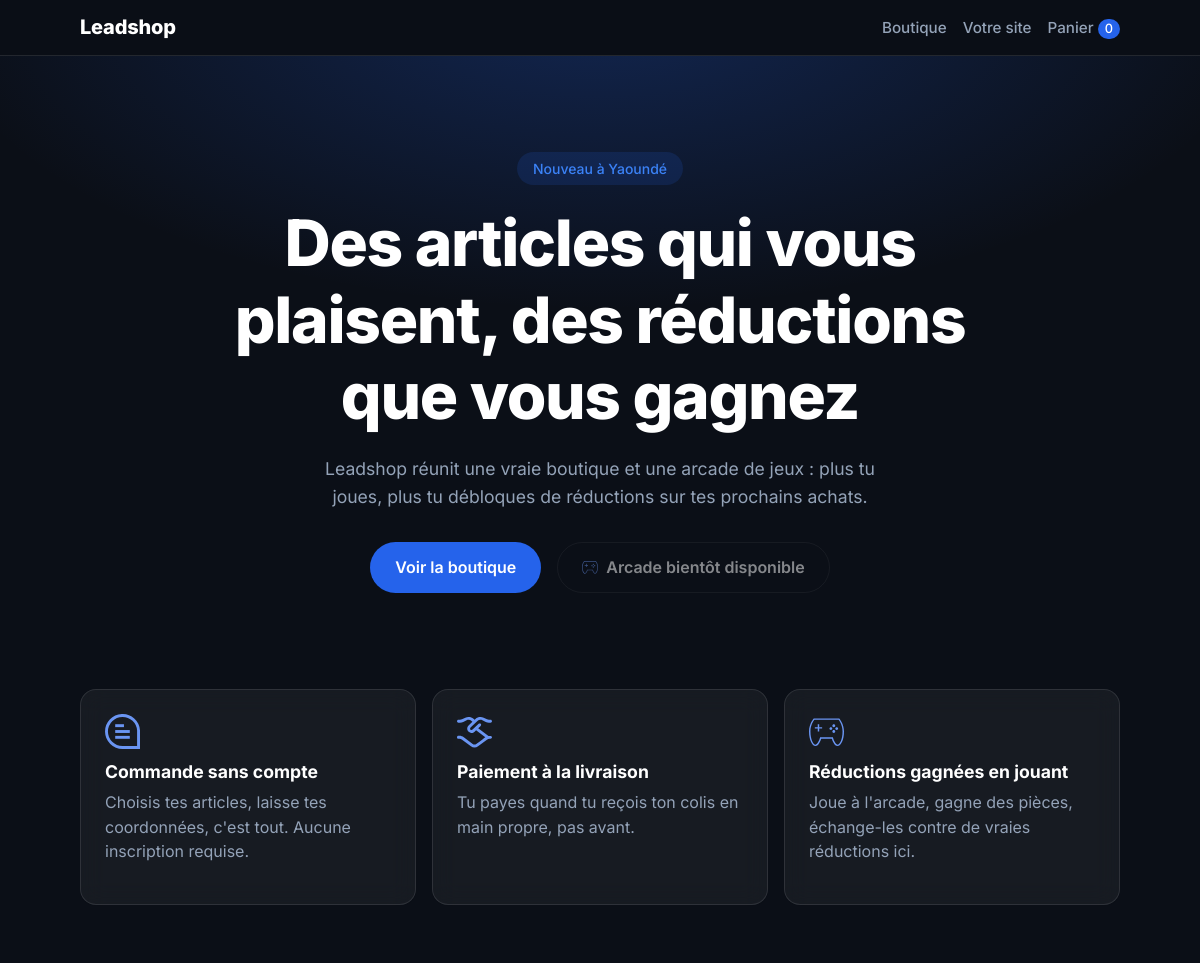
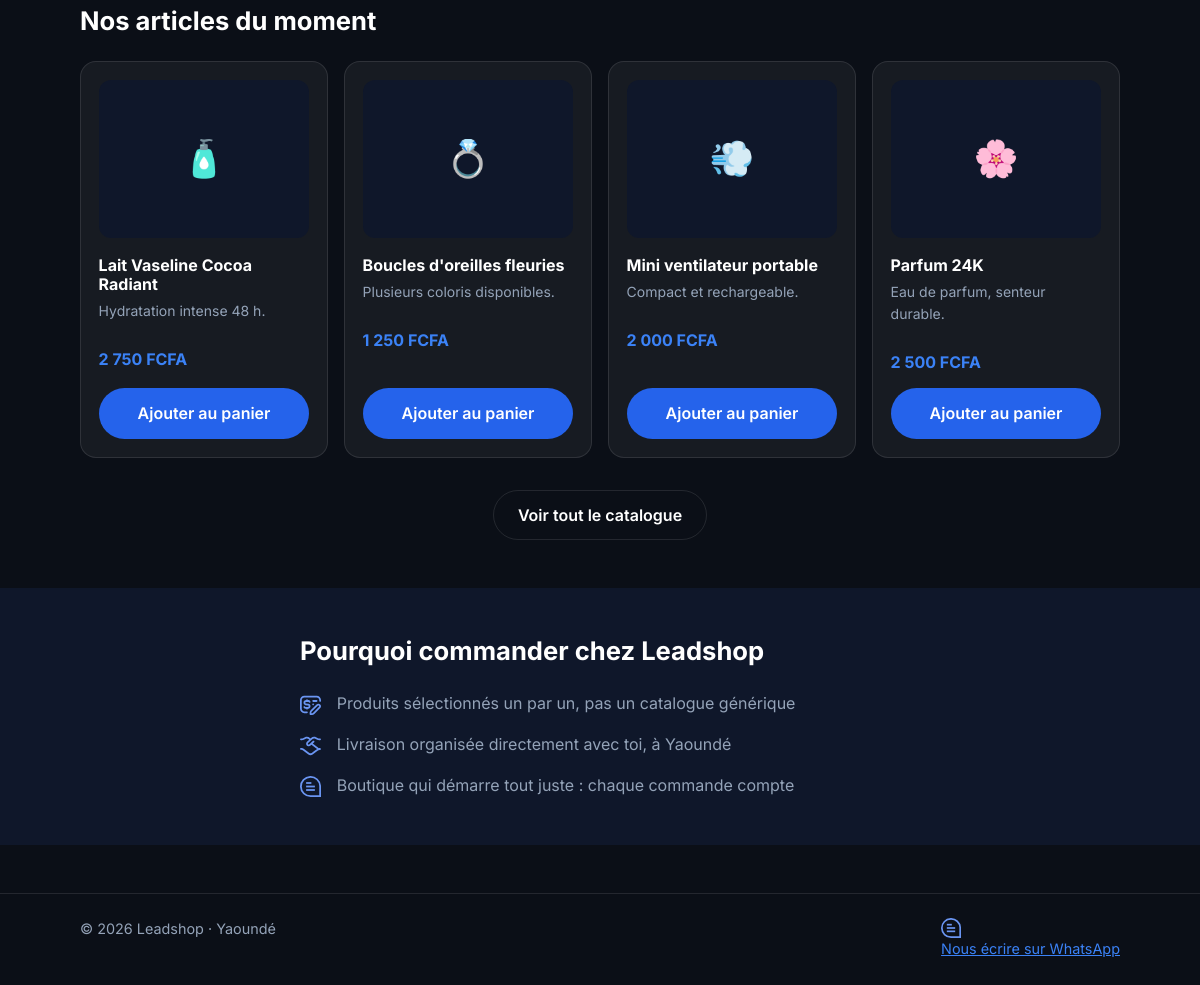
The page / on the database its author committed (2 pictures, top to bottom).
### tables this page shows
CREATE TABLE products (
    id          INT UNSIGNED NOT NULL AUTO_INCREMENT PRIMARY KEY,
    name        VARCHAR(255) NOT NULL,
    description TEXT NULL,
    price       INT UNSIGNED NOT NULL,
    category    VARCHAR(100) NULL,
    image_path  VARCHAR(255) NULL,
    is_active   TINYINT(1) NOT NULL DEFAULT 1,
    created_at  DATETIME NOT NULL DEFAULT CURRENT_TIMESTAMP,
    updated_at  DATETIME NOT NULL DEFAULT CURRENT_TIMESTAMP ON UPDATE CURRENT_TIMESTAMP
);

### includes/functions.php (called while the page is built, shortened)
<?php
require_once __DIR__ . '/../config/database.php';
function e($value): string
{
    return htmlspecialchars((string) ($value ?? ''), ENT_QUOTES, 'UTF-8');
}
function format_price(int $amount): string
{
    return number_format($amount, 0, ',', ' ') . ' FCFA';
}
function url(string $path = ''): string
{
    return BASE_URL . '/' . ltrim($path, '/');
}
function asset(string $path): string
{
    $path = ltrim($path, '/');
    $file = __DIR__ . '/../assets/' . $path;
    $version = is_file($file) ? filemtime($file) : 1;
    return url('assets/' . $path) . '?v=' . $version;
}
function wa_link(string $message = ''): string
{
    $link = 'https://wa.me/' . SHOP_WHATSAPP;
    return $message === '' ? $link : $link . '?text=' . rawurlencode($message);
}
function category_icon(?string $category): string
{
    $icons = [
        'maison'     => '🕯️',
        'parfum'     => '🌸',
        'accessoire' => '💨',
        'bijoux'     => '💍',
        'cosmetique' => '🧴',
    ];
    return $icons[$category ?? ''] ?? '🛍️';
}

### includes/cart.php (called while the page is built, shortened)
<?php
require_once __DIR__ . '/functions.php';
function cart_raw(): array
{
    return (isset($_SESSION['cart']) && is_array($_SESSION['cart'])) ? $_SESSION['cart'] : [];
}
function cart_count(): int
{
    return (int) array_sum(cart_raw());
}

### config/database.php (called while the page is built, shortened)
<?php
function db(): PDO
{
    static $pdo = null;
    if ($pdo === null) {
        $dsn = 'mysql:host=' . DB_HOST . ';dbname=' . DB_NAME . ';charset=' . DB_CHARSET;
        try {
            $pdo = new PDO($dsn, DB_USER, DB_PASS, [
                PDO::ATTR_ERRMODE            => PDO::ERRMODE_EXCEPTION,
                PDO::ATTR_DEFAULT_FETCH_MODE => PDO::FETCH_ASSOC,
                PDO::ATTR_EMULATE_PREPARES   => false,
            ]);
        } catch (PDOException $e) {
            error_log('Connexion BD impossible : ' . $e->getMessage());
            http_response_code(500);
            exit(APP_DEBUG
                ? 'Connexion à la base impossible : ' . htmlspecialchars($e->getMessage())
                : 'Service momentanément indisponible.');
        }
    }
    return $pdo;
}

### includes/products.php (called while the page is built, shortened)
<?php
require_once __DIR__ . '/functions.php';
function get_images_for_products(array $productIds): array
{
    $ids = array_values(array_unique(array_map('intval', $productIds)));
    $placeholders = implode(',', array_fill(0, count($ids), '?'));
    $stmt = db()->prepare(
        "SELECT id, product_id, file_name, sort_order
         FROM product_images WHERE product_id IN ($placeholders)
         ORDER BY sort_order, id"
    );
    $stmt->execute($ids);
    $byProduct = [];
    return $byProduct;
}

### includes/product_card.php (the view, shortened to what this page needs)
<?php
$images = $images ?? [];
$detailUrl = url('produit.php?id=' . (int) $product['id']);
?>
<article class="product-card">
    <div class="product-media">
        <?php if ($images): ?>
            <?php $galleryAlt = $product['name']; $gallerySize = 'thumb'; $galleryLink = $detailUrl; ?>
            <?php include __DIR__ . '/gallery.php'; ?>
        <?php else: ?>
            <a class="product-thumb" href="<?= e($detailUrl) ?>" tabindex="-1" aria-hidden="true">
                <span><?= category_icon($product['category'] ?? null) ?></span>
            </a>
        <?php endif; ?>
    </div>
    <h3 class="product-name"><a href="<?= e($detailUrl) ?>"><?= e($product['name']) ?></a></h3>
    <?php if (!empty($product['description'])): ?>
        <p class="muted small product-desc"><?= e($product['description']) ?></p>
    <?php endif; ?>
    <p class="product-price"><?= e(format_price((int) $product['price'])) ?></p>
    <form method="post" action="<?= e(url('panier.php')) ?>">
        <button type="submit" class="btn btn-primary btn-block">Ajouter au panier</button>
    </form>
</article>

### includes/header.php (shortened to what this page needs)
<?php
require_once __DIR__ . '/functions.php';
require_once __DIR__ . '/cart.php';
$layout    = $layout ?? 'public';
$bodyClass = $bodyClass ?? '';
?>
<!DOCTYPE html>
<html lang="fr">
<head>
    <link rel="stylesheet" href="<?= e(asset('css/style.css')) ?>">
</head>
<body class="<?= e($bodyClass) ?>">
<header class="site-header">
    <div class="container header-inner">
        <?php if ($layout === 'admin'): ?>
            <a class="brand" href="<?= e(url('admin/index.php')) ?>"><?= e(SHOP_NAME) ?> <span class="muted">· admin</span></a>
            <nav class="nav" aria-label="Administration">
                <a href="<?= e(url('admin/products.php')) ?>">Produits</a>
                <a href="<?= e(url('admin/orders.php')) ?>">Commandes</a>
                <a href="<?= e(url('admin/tickets.php')) ?>">Tickets</a>
                <a href="<?= e(url('admin/site-requests.php')) ?>">Demandes de site</a>
                <a href="<?= e(url('index.php')) ?>">Voir le site</a>
                <form method="post" action="<?= e(url('admin/logout.php')) ?>" class="inline-form">
                    <?= csrf_field() ?>
                    <button type="submit" class="nav-button">Déconnexion</button>
                </form>
            </nav>
        <?php else: ?>
            <a class="brand" href="<?= e(url('index.php')) ?>"><?= e(SHOP_NAME) ?></a>
            <nav class="nav" aria-label="Navigation principale">
                <a href="<?= e(url('boutique.php')) ?>">Boutique</a>
                <a href="<?= e(url('demander-site.php')) ?>">Votre site</a>
                <a href="<?= e(url('panier.php')) ?>" class="nav-cart">
                    Panier <span class="cart-badge"><?= cart_count() ?></span>
                </a>
            </nav>
        <?php endif; ?>
    </div>
</header>
<main>

### index.php (shortened to what this page needs)
<?php
require_once __DIR__ . '/includes/cart.php';
require_once __DIR__ . '/includes/products.php';
$bodyClass = 'page-home';
$featured = db()->query(
    'SELECT id, name, description, price, category, image_path
     FROM products WHERE is_active = 1 ORDER BY id DESC LIMIT 4'
)->fetchAll();
$imagesByProduct = get_images_for_products(array_column($featured, 'id'));
require __DIR__ . '/includes/header.php';
?>
<section class="hero">
    <div class="container">
        <span class="pill-badge">Nouveau à <?= e(SHOP_CITY) ?></span>
        <h1>Des articles qui vous plaisent, des réductions que vous gagnez</h1>
        <p class="lead">
            <?= e(SHOP_NAME) ?> réunit une vraie boutique et une arcade de jeux :
            plus tu joues, plus tu débloques de réductions sur tes prochains achats.
        </p>
        <div class="hero-actions">
            <a class="btn btn-primary" href="<?= e(url('boutique.php')) ?>">Voir la boutique</a>
            <?php if (ARCADE_URL !== ''): ?>
                <a class="btn btn-secondary" href="<?= e(ARCADE_URL) ?>"><img class="btn-icon" src="<?= e(url('assets/icones/gamepad.svg')) ?>" alt="" aria-hidden="true"> Jouer et gagner des réductions</a>
            <?php else: ?>
                <span class="btn btn-secondary is-disabled" aria-disabled="true"><img class="btn-icon" src="<?= e(url('assets/icones/gamepad.svg')) ?>" alt="" aria-hidden="true"> Arcade bientôt disponible</span>
            <?php endif; ?>
        </div>
    </div>
</section>
<section class="section">
    <div class="container grid-3">
        <div class="glass-card">
            <img class="card-icon" src="<?= e(url('assets/icones/comment.svg')) ?>" alt="" aria-hidden="true">
            <h3>Commande sans compte</h3>
            <p class="muted">Choisis tes articles, laisse tes coordonnées, c'est tout. Aucune inscription requise.</p>
        </div>
        <div class="glass-card">
            <img class="card-icon" src="<?= e(url('assets/icones/handshake.svg')) ?>" alt="" aria-hidden="true">
            <h3>Paiement à la livraison</h3>
            <p class="muted">Tu payes quand tu reçois ton colis en main propre, pas avant.</p>
        </div>
        <div class="glass-card">
            <img class="card-icon" src="<?= e(url('assets/icones/gamepad.svg')) ?>" alt="" aria-hidden="true">
            <h3>Réductions gagnées en jouant</h3>
            <p class="muted">Joue à l'arcade, gagne des pièces, échange-les contre de vraies réductions ici.</p>
        </div>
    </div>
</section>
<?php if ($featured): ?>
<section class="section">
    <div class="container">
        <h2 class="section-title">Nos articles du moment</h2>
        <div class="product-grid">
            <?php foreach ($featured as $product): ?>
                <?php $returnPage = 'index'; $returnCategory = ''; $images = $imagesByProduct[(int) $product['id']] ?? []; ?>
                <?php include __DIR__ . '/includes/product_card.php'; ?>
            <?php endforeach; ?>
        </div>
        <p class="text-center mt-2">
            <a class="btn btn-secondary" href="<?= e(url('boutique.php')) ?>">Voir tout le catalogue</a>
        </p>
    </div>
</section>
<?php endif; ?>
<section class="section section-alt">
    <div class="container narrow">
        <h2 class="section-title">Pourquoi commander chez <?= e(SHOP_NAME) ?></h2>
        <ul class="values">
            <li><img class="value-icon" src="<?= e(url('assets/icones/money-check-edit.svg')) ?>" alt="" aria-hidden="true"> Produits sélectionnés un par un, pas un catalogue générique</li>
            <li><img class="value-icon" src="<?= e(url('assets/icones/handshake.svg')) ?>" alt="" aria-hidden="true"> Livraison organisée directement avec toi, à <?= e(SHOP_CITY) ?></li>
            <li><img class="value-icon" src="<?= e(url('assets/icones/comment.svg')) ?>" alt="" aria-hidden="true"> Boutique qui démarre tout juste : chaque commande compte</li>
        </ul>
    </div>
</section>
<?php require __DIR__ . '/includes/footer.php'; ?>

### includes/footer.php (shortened to what this page needs)
</main>
<footer class="site-footer">
    <div class="container footer-inner">
        <span>© <?= date('Y') ?> <?= e(SHOP_NAME) ?> · <?= e(SHOP_CITY) ?></span>
        <a href="<?= e(wa_link('Bonjour, j\'ai une question.')) ?>" target="_blank" rel="noopener">
            <img class="card-icon" src="<?= e(url('assets/icones/comment.svg')) ?>" alt="" aria-hidden="true" style="width: 1.25rem; height: 1.25rem;"> Nous écrire sur WhatsApp
        </a>
    </div>
</footer>
</body>
</html>

### rows shown on the page
products: category "🧴", name "Lait Vaseline Cocoa Radiant", description "Hydratation intense 48 h.", price "2 750 FCFA"
products: category "💍", name "Boucles d'oreilles fleuries", description "Plusieurs coloris disponibles.", price "1 250 FCFA"
products: category "💨", name "Mini ventilateur portable", description "Compact et rechargeable.", price "2 000 FCFA"
products: category "🌸", name "Parfum 24K", description "Eau de parfum, senteur durable.", price "2 500 FCFA"

### other values the page prints
SHOP_NAME "Leadshop"
cart_count() "0"
SHOP_CITY "Yaoundé"
